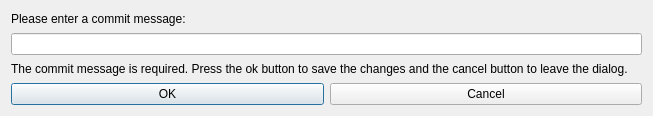
<?xml version="1.0" encoding="UTF-8"?>
<ui version="4.0">
 <class>dbe::CommitDialog</class>
 <widget class="QDialog" name="dbe::CommitDialog">
  <property name="geometry">
   <rect>
    <x>0</x>
    <y>0</y>
    <width>653</width>
    <height>116</height>
   </rect>
  </property>
  <property name="minimumSize">
   <size>
    <width>653</width>
    <height>116</height>
   </size>
  </property>
  <property name="windowTitle">
   <string>Dialog</string>
  </property>
  <layout class="QHBoxLayout" name="horizontalLayout_2">
   <item>
    <layout class="QVBoxLayout" name="verticalLayout">
     <item>
      <widget class="QLabel" name="Label1">
       <property name="text">
        <string>Please enter a commit message:</string>
       </property>
      </widget>
     </item>
     <item>
      <widget class="QLineEdit" name="CommitMessageLine"/>
     </item>
     <item>
      <widget class="QLabel" name="Label2">
       <property name="text">
        <string>The commit message is required. Press the ok button to save the changes and the cancel button to leave the dialog.</string>
       </property>
      </widget>
     </item>
     <item>
      <layout class="QHBoxLayout" name="horizontalLayout">
       <item>
        <widget class="QPushButton" name="OkButton">
         <property name="text">
          <string>OK</string>
         </property>
        </widget>
       </item>
       <item>
        <widget class="QPushButton" name="CancelButton">
         <property name="text">
          <string>Cancel</string>
         </property>
        </widget>
       </item>
      </layout>
     </item>
    </layout>
   </item>
  </layout>
 </widget>
 <resources/>
 <connections/>
</ui>
